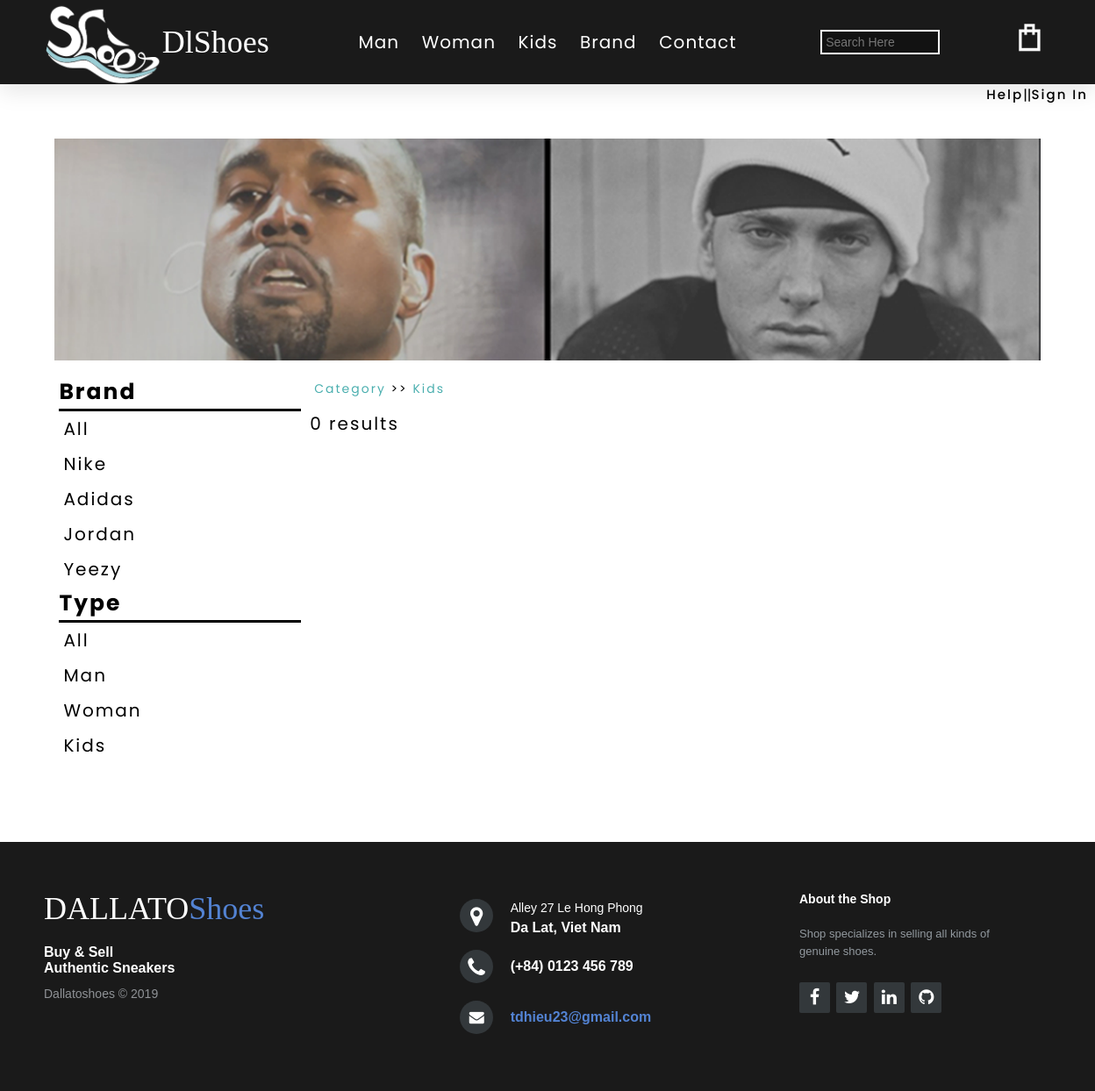
The page /Category.php?cid=Kids on the database its author committed.
### tables this page shows
CREATE TABLE `brand` (
  `BraID` int(5) NOT NULL,
  `BraName` text NOT NULL,
  `IsShow` tinyint(1) NOT NULL,
  `CreateDate` date NOT NULL,
  `ModifyDate` date NOT NULL
);

CREATE TABLE `category` (
  `CateId` int(5) NOT NULL,
  `CateName` text NOT NULL,
  `IsShow` tinyint(1) NOT NULL,
  `CreateDate` date NOT NULL,
  `ModifyDate` date NOT NULL
);

### Category.php (called while the page is built, shortened)
<?php
    include ('header.php');
?>
<?php
include ('Login.php');
?>
<?php
    include ('ViewCategoryBrand.php');
?>
<?php
    include ('ViewCategoryCategory.php');
?>
<?php
    include ('ProductCategory.php');
?>
<?php
    include ('footer.php');
?>

### ViewCategoryBrand.php (the view, shortened to what this page needs)
<?php
$conn = connectDB();
$sql = "select BraName from brand";
$result = mysqli_query($conn, $sql);
?>
<section class="sectionCategory">
    <div><img src="./Images/Images.png" width="100%"></div>
    <section class="sectionCategory1">
        <div class="divCategory1-1">
            <ul>
                <h4>Brand</h4>
                <li><a href="./Category.php?cid=All">All</a></li>
                <?php if (mysqli_num_rows($result) > 0) {
                    while($data = mysqli_fetch_assoc($result)) {
                ?>
                <li><a href="./Category.php?cid=<?php echo $data['BraName']?>"><?php echo $data['BraName']?></a></li>
                <?php }
                    } else {
                        echo "0 results";
                    }
                ?>
            </ul>

### ViewCategoryCategory.php (shortened to what this page needs)
<?php
$conn = connectDB();
$sql = "select CateName from category";
$result = mysqli_query($conn, $sql);
?>
    <ul>
        <h4>Type</h4>
        <li><a href="./Category.php?cid=All">All</a></li>
        <?php if (mysqli_num_rows($result) > 0) {
            while($data = mysqli_fetch_assoc($result)) {
        ?>
        <li><a href="./Category.php?cid=<?php echo $data['CateName']?>"><?php echo $data['CateName']?></a></li>
        <?php }
            } else {
                echo "0 results";
            }
        ?>
    </ul>
</div>

### style.css (style rules this page uses)
* { margin: 0; padding: 0; box-sizing: border-box; }
body { font-family: "Poppins", sans-serif; }
ul { list-style: none; }
a { text-decoration: none; }
.sectionCategory1 { display: flex; font-size: 20px; letter-spacing: 2px; }
.sectionCategory1 ul h4 { border-bottom-style: solid; font-size: 25px; }
.sectionCategory1 ul li { padding: 5px; }
.sectionCategory1 ul li a { color: black; }
.divCategory1-1 { flex: 1; }
.divCategory1-1, .divCategory1-2 { padding: 10px 5px 10px 5px; }

### rows shown on the page
brand: BraName "Nike"
brand: BraName "Adidas"
brand: BraName "Jordan"
brand: BraName "Yeezy"
category: CateName "Man"
category: CateName "Woman"
category: CateName "Kids"

### other values the page prints
$cid "Kids"
